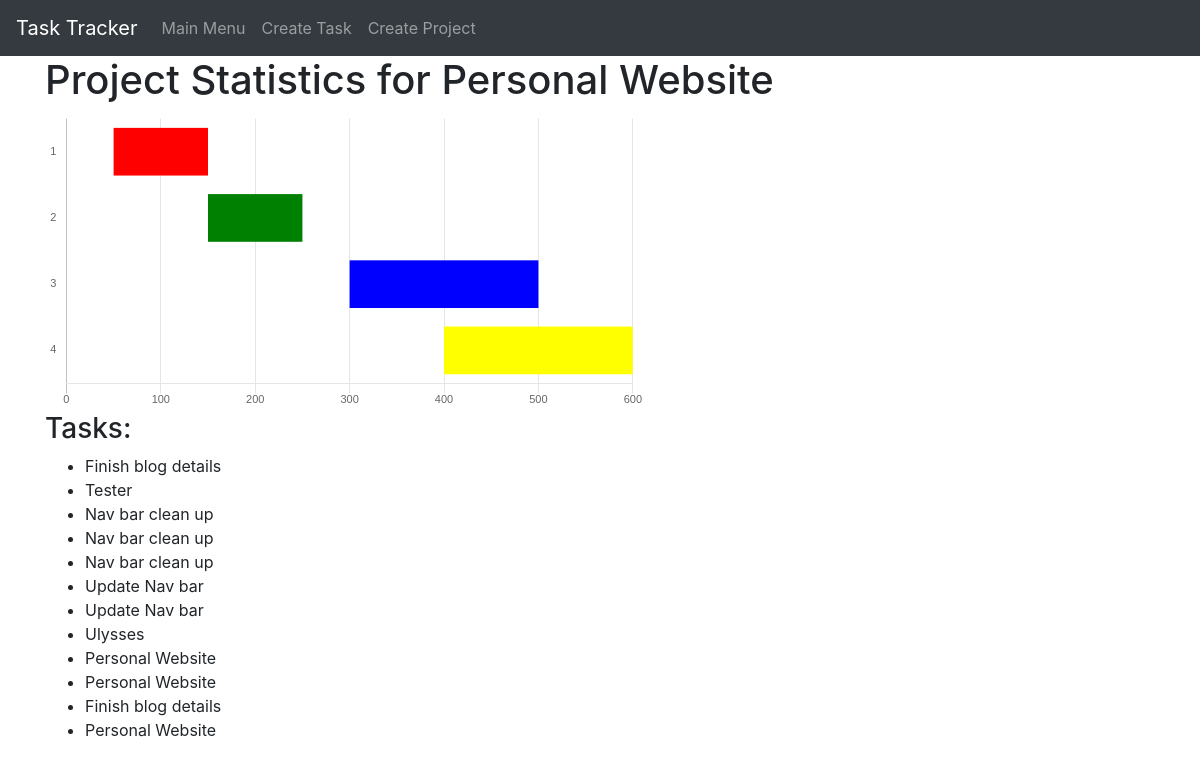
The page /proj-details/1/ on the database as committed earlier.
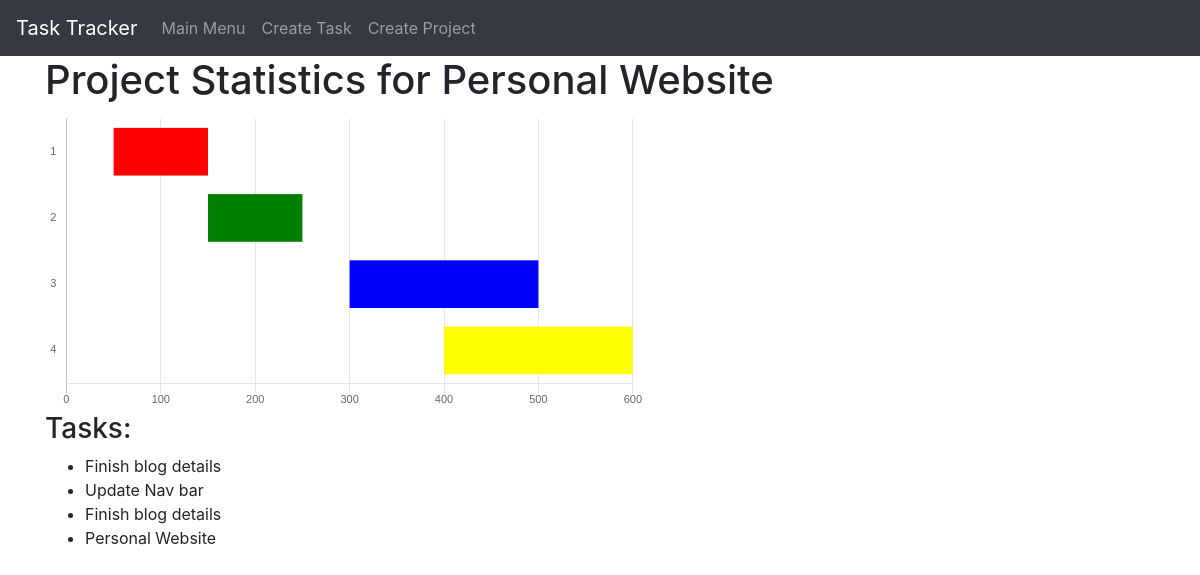
The same page on the database as committed later.
### sproject_manager/models.py (models this page shows)
class Task(models.Model):
    name = models.CharField(max_length=30)
    description = models.TextField()
    start_date = models.DateTimeField(blank=True, null=True)
    end_date = models.DateTimeField(blank=True, null=True)
    expected_end_date = models.DateTimeField(blank=True, null=True)
    status_choices = (
        ("ACTIVE", "ACTIVE"),
        ("PENDING", "PENDING"),
        ("CLOSED", "CLOSED"),
    )
    status = models.CharField(
        max_length=7,
        choices=status_choices,
        default="PENDING",
    )
    author = models.CharField(max_length=30)
    project = models.ForeignKey('Project', on_delete=models.CASCADE)

### sproject_manager/views.py (the view)
# urls.py: path('proj-details/<int:id>/', views.proj_details, name='proj-details'),
def proj_details(request, id):
    proj = get_object_or_404(Project, id=id)
    task_list = Task.objects.filter(project=id)
    context = {
        'proj': proj,
        'task_list': task_list,
    }
    return render(request, 'sproject_manager/proj-details.html', context)

### sproject_manager/templates/sproject_manager/proj-details.html (shortened to what this page needs)
{% extends 'sproject_manager/base.html' %}
{% load crispy_forms_tags %}
{% block content %}
<div class="container">
      <h1>Project Statistics for {{ proj.name }}</h1>
      <div class="graph_container">
      <canvas id="myChart"></canvas>
      </div>
      <h3>Tasks:</h3>
      <ul>
      {% for task in task_list %}
        <li>{{ task.name }}</li>
      {% endfor %}
      </ul>
</div>
<script>
var defaultData = []
$.ajax({
      method: "GET",
      url: "http://127.0.0.1:8000/api/project/1/",
      success: function(data){
            console.log(data[0].project.start_date)
            console.log(data[0].project.complete_date)
      },
      error: function(error_data){
            console.log("Error")
            console.log(error_data)
      }
})
var barOptions_stacked = {
    hover :{
        animationDuration:10
    },
    scales: {
        xAxes: [{
            label:"Duration",
            ticks: {
                beginAtZero:true,
                fontFamily: "'Open Sans Bold', sans-serif",
                fontSize:11
            },
            scaleLabel:{
                display:false
            },
            gridLines: {
            },
            stacked: true
        }],
        yAxes: [{
            gridLines: {
                display:false,
                color: "#fff",
                zeroLineColor: "#fff",
                zeroLineWidth: 0
            },
            ticks: {
                fontFamily: "'Open Sans Bold', sans-serif",
                fontSize:11
            },
            stacked: true
        }]
    },
    legend:{
        display:false
    },
};
var ctx = document.getElementById("myChart");
var myChart = new Chart(ctx, {
    type: 'horizontalBar',
    data: {
        labels: ["1", "2", "3", "4"],
        datasets: [{
            data: [50,150, 300, 400, 500],
            backgroundColor: "rgba(63,103,126,0)",
            hoverBackgroundColor: "rgba(50,90,100,0)"
        },{
            data: [100, 100, 200, 200, 100],
            backgroundColor: ['red', 'green', 'blue', 'yellow'],
        }]
    },
    options: barOptions_stacked,
});
// this part to make the tooltip only active on your real dataset
var originalGetElementAtEvent = myChart.getElementAtEvent;
myChart.getElementAtEvent = function (e) {
    return originalGetElementAtEvent.apply(this, arguments).filter(function (e) {
        return e._datasetIndex === 1;
    });
}
</script>
{% endblock %}

Rows that differ between the two databases and show on the page:
removed Task: name "Tester"
removed Task: name "Nav bar clean up"
removed Task: name "Nav bar clean up"
removed Task: name "Nav bar clean up"
removed Task: name "Update Nav bar"
removed Task: name "Ulysses"
removed Task: name "Personal Website"
removed Task: name "Personal Website"
